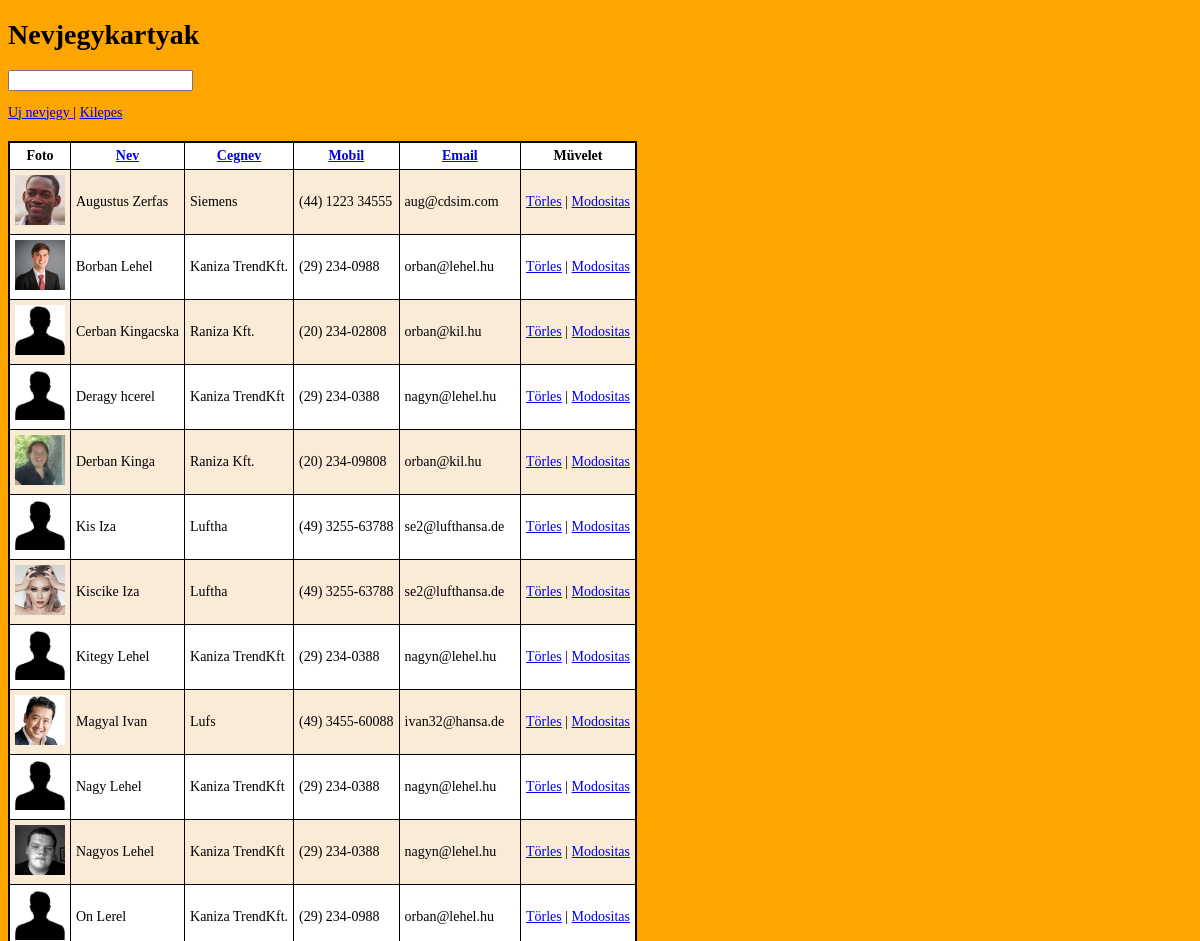
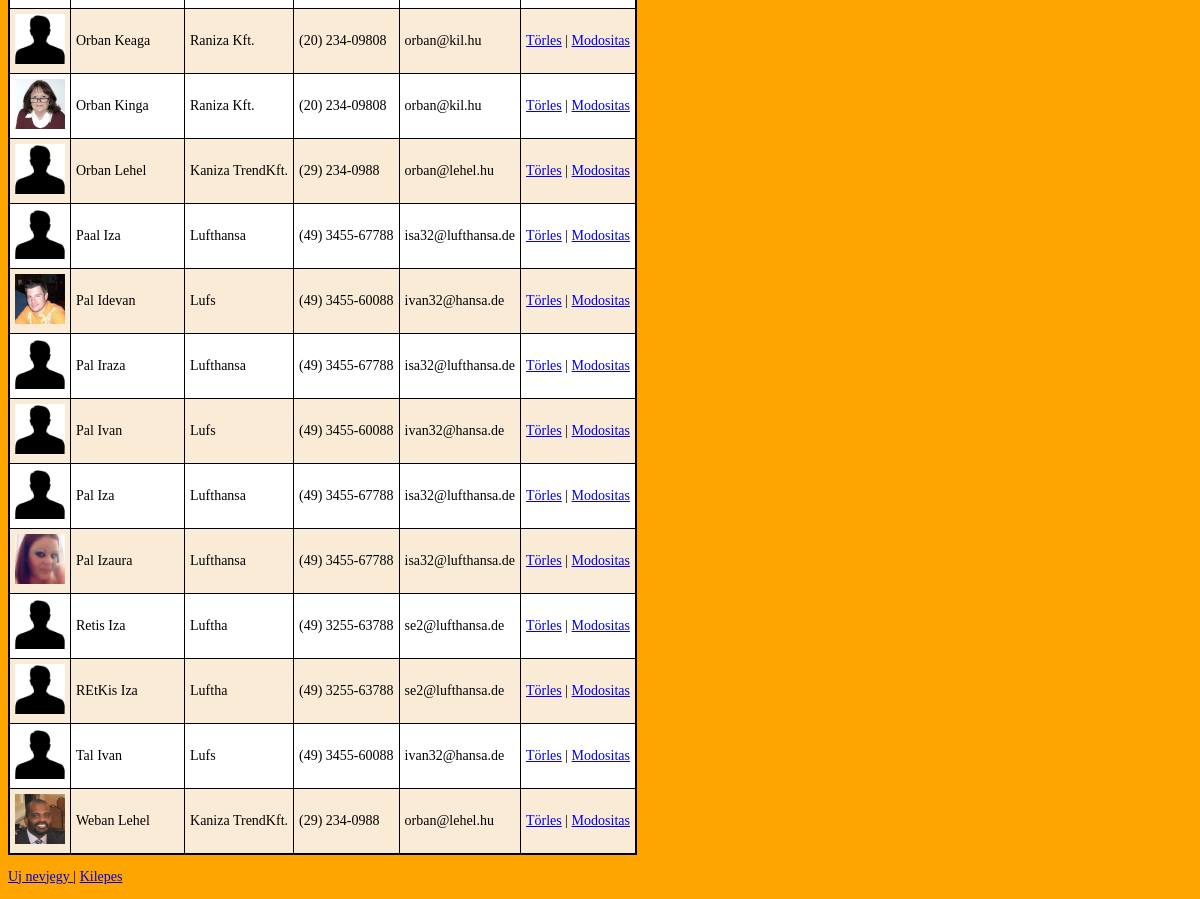
The app's page /admin/lista.php (signed in) with its own data (2 pictures, top to bottom).
### tables this page shows
CREATE TABLE IF NOT EXISTS `nevjegyek` (
  `id` smallint(6) NOT NULL AUTO_INCREMENT,
  `foto` varchar(64) DEFAULT '''nincskep.png''',
  `nev` varchar(20) DEFAULT NULL,
  `cegnev` varchar(30) DEFAULT NULL,
  `foglalkozas` varchar(8) DEFAULT NULL,
  `Email` varchar(18) DEFAULT NULL,
  `Mobil` varchar(15) DEFAULT NULL,
  PRIMARY KEY (`id`)
);

### admin/lista.php (the view, shortened to what this page needs)
<?php
require("../kapcsolat.php");
$rendez = (isset($_GET['rendez'])) ? $_GET['rendez'] : "nev" ;
$kifejezes = (isset($_POST['kifejezes'])) ? $_POST['kifejezes'] : "" ;
$sql = "SELECT *
FROM nevjegyek
WHERE nev LIKE '%{$kifejezes}%'
OR cegnev LIKE '%{$kifejezes}%'
OR Mobil LIKE '%{$kifejezes}%'
OR Email LIKE '%{$kifejezes}%'
ORDER by {$rendez} ASC";
$eredmeny = mysqli_query($dbconn, $sql);
$kimenet = "<table>
<tr>
<th>Foto</th>
<th><a href=\"?rendez=nev\">Nev</a></th>
<th><a href=\"?rendez=cegnev\">Cegnev</a></th>
<th><a href=\"?rendez=Mobil\">Mobil</a></th>
<th><a href=\"?rendez=Email\">Email</a></th>
<th>Müvelet</th>
</tr>";
while ($sor = mysqli_fetch_assoc($eredmeny)){
    $kimenet.="<tr>
    <td><img src=\"../kepek/{$sor['foto']}\" alt=\"{$sor['nev']}\"></td>
    <td >{$sor['nev']}</td>
    <td>{$sor['cegnev']}</td>
    <td>{$sor['Mobil']}</td>
    <td>{$sor['Email']}</td>
    <td><a href=\"torles.php?id={$sor['id']}\">Törles</a> | <a href=\"modositas.php?id={$sor['id']}\">Modositas</a></td>
    </tr>";
};
$kimenet.= "</table>\n";
?><!DOCTYPE html>
<html>
<head>
    <link rel="stylesheet" type="text/css" href="../stilus1.css" />
</head>
<body>
    <h1>Nevjegykartyak</h1>
    <form method="post" action="">
        <input type="search" id="kifejezes" name="kifejezes">
    </form>
    <p><a href="felvitel.php">Uj nevjegy </a> | <a href="kilepes.php">Kilepes </a></p>
    <?php
    print $kimenet
    ?>
     <p><a href="felvitel.php">Uj nevjegy </a> | <a href="kilepes.php">Kilepes </a></p>
</body>
</html>

### stilus1.css (style rules this page uses)
body { font-family: Georgia, 'Times New Roman', Times, serif; font-size: 14px; background-color:orange; }
table { margin-top:20px; border: solid 2px black; border-collapse: collapse; }
tr:nth-child(2n) { background-color: antiquewhite; }
tr:nth-child(2n+1) { background-color:white; }
th, td { padding: 5px; border: solid 1px black; }
td img { width: 50px; }

### records on screen
nevjegyek: foto (picture), nev "Augustus Zerfas", cegnev "Siemens", Mobil "(44) 1223 34555", Email "aug@cdsim.com"
nevjegyek: foto (picture), nev "Borban Lehel", cegnev "Kaniza TrendKft.", Mobil "(29) 234-0988", Email "orban@lehel.hu"
nevjegyek: foto (picture), nev "Cerban Kingacska", cegnev "Raniza Kft.", Mobil "(20) 234-02808", Email "orban@kil.hu"
nevjegyek: foto (picture), nev "Deragy hcerel", cegnev "Kaniza TrendKft", Mobil "(29) 234-0388", Email "nagyn@lehel.hu"
nevjegyek: foto (picture), nev "Derban Kinga", cegnev "Raniza Kft.", Mobil "(20) 234-09808", Email "orban@kil.hu"
nevjegyek: foto (picture), nev "Kis Iza", cegnev "Luftha", Mobil "(49) 3255-63788", Email "se2@lufthansa.de"
nevjegyek: foto (picture), nev "Kiscike Iza", cegnev "Luftha", Mobil "(49) 3255-63788", Email "se2@lufthansa.de"
nevjegyek: foto (picture), nev "Kitegy Lehel", cegnev "Kaniza TrendKft", Mobil "(29) 234-0388", Email "nagyn@lehel.hu"
nevjegyek: foto (picture), nev "Magyal Ivan", cegnev "Lufs", Mobil "(49) 3455-60088", Email "ivan32@hansa.de"
nevjegyek: foto (picture), nev "Nagy Lehel", cegnev "Kaniza TrendKft", Mobil "(29) 234-0388", Email "nagyn@lehel.hu"
nevjegyek: foto (picture), nev "Nagyos Lehel", cegnev "Kaniza TrendKft", Mobil "(29) 234-0388", Email "nagyn@lehel.hu"
nevjegyek: foto (picture), nev "On Lerel", cegnev "Kaniza TrendKft.", Mobil "(29) 234-0988", Email "orban@lehel.hu"
nevjegyek: foto (picture), nev "Orban Keaga", cegnev "Raniza Kft.", Mobil "(20) 234-09808", Email "orban@kil.hu"
nevjegyek: foto (picture), nev "Orban Kinga", cegnev "Raniza Kft.", Mobil "(20) 234-09808", Email "orban@kil.hu"
nevjegyek: foto (picture), nev "Orban Lehel", cegnev "Kaniza TrendKft.", Mobil "(29) 234-0988", Email "orban@lehel.hu"
nevjegyek: foto (picture), nev "Paal Iza", cegnev "Lufthansa", Mobil "(49) 3455-67788", Email "isa32@lufthansa.de"
nevjegyek: foto (picture), nev "Pal Idevan", cegnev "Lufs", Mobil "(49) 3455-60088", Email "ivan32@hansa.de"
nevjegyek: foto (picture), nev "Pal Iraza", cegnev "Lufthansa", Mobil "(49) 3455-67788", Email "isa32@lufthansa.de"
nevjegyek: foto (picture), nev "Pal Ivan", cegnev "Lufs", Mobil "(49) 3455-60088", Email "ivan32@hansa.de"
nevjegyek: foto (picture), nev "Pal Iza", cegnev "Lufthansa", Mobil "(49) 3455-67788", Email "isa32@lufthansa.de"
nevjegyek: foto (picture), nev "Pal Izaura", cegnev "Lufthansa", Mobil "(49) 3455-67788", Email "isa32@lufthansa.de"
nevjegyek: foto (picture), nev "Retis Iza", cegnev "Luftha", Mobil "(49) 3255-63788", Email "se2@lufthansa.de"
nevjegyek: foto (picture), nev "REtKis Iza", cegnev "Luftha", Mobil "(49) 3255-63788", Email "se2@lufthansa.de"
nevjegyek: foto (picture), nev "Tal Ivan", cegnev "Lufs", Mobil "(49) 3455-60088", Email "ivan32@hansa.de"
nevjegyek: foto (picture), nev "Weban Lehel", cegnev "Kaniza TrendKft.", Mobil "(29) 234-0988", Email "orban@lehel.hu"
